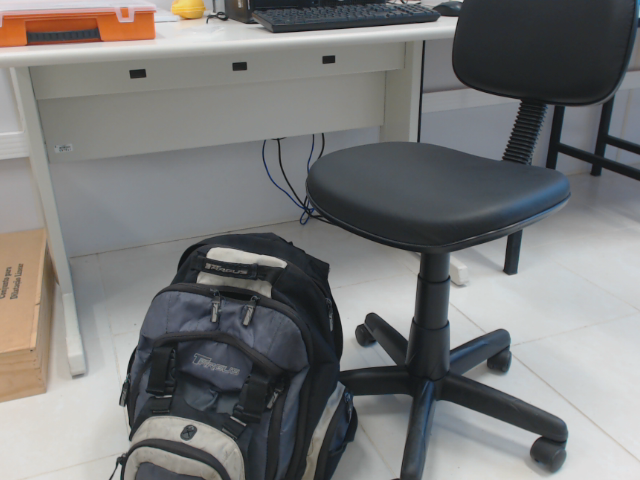
//> input picture matlab/stereo-depth-estimation/left_00000.png, 640 x 480 px
$ ./main   (built with g++ and OpenCV 4)
//> lines starting //> are read from the running program, lines starting //| are printed output that depends on the picture
#include <iostream>
#include <vector>
#include <fstream>
#include <string>
#include "opencv2/opencv.hpp"

using namespace std;
using namespace cv;

/* Ouput Matrices */
Mat cameraMatrix[2], distCoeffs[2];
Mat R, T, E, F;

Mat R1, R2, P1, P2, Q;
Rect validRoi[2];


void StereoCalib(const vector<Mat>& imagelist, Size boardSize, float squareSize,
                 bool displayCorners, bool useCalibrated, bool showRectified);

vector<Mat*> LoadImages(string RightFileList, string LeftFileList);
void stereoMatch(Mat ImageLeft, Mat ImageRight );
bool loadCameraParameters();

int TextureThreshold = 0; //10;
int UniquenessRatio = 8; //16;
int numberOfDisparities = 80;
int BlockSize = 81;

int main(int argc, char **argv) {

    vector<Mat*>  Images;
    vector<Mat> ImageGray;

    Mat frameRight;
    Mat frameLeft;

    Size boardSize(9,6);


    if (!loadCameraParameters()){
        cerr << "Running Calibratation..." << endl;
        StereoCalib(ImageGray, boardSize, 1.0, false, false, false);

        Images = LoadImages("imageListRight.txt", "imageListLeft.txt");

        for (int i=0; i < Images.size(); i++){
            Mat imageGray;
            cvtColor(*Images[i], imageGray, COLOR_BGR2GRAY);
            ImageGray.push_back(imageGray);

            delete Images[i];
        }
    }


    cout << "Found Camera parameters, testing disparity..." << endl;


    frameRight = imread("left_00000.png");
//> frameRight is the input picture: 480 rows x 640 cols, CV_8UC3; mean B, G, R 120.6, 120.9, 120.5
    frameLeft = imread("right_00000.png");
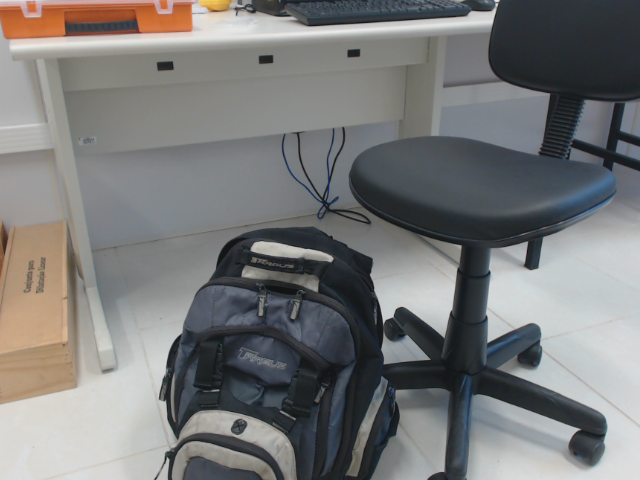
//> input picture matlab/stereo-depth-estimation/right_00000.png, 640 x 480 px
//> frameLeft is the input picture: 480 rows x 640 cols, CV_8UC3; mean B, G, R 121.2, 121.4, 121.1

    stereoMatch(frameLeft, frameRight);


    return 0;
}


// [347 lines left out: functions LoadImages, StereoCalib, not called in this run]

void stereoMatch(Mat leftImg, Mat rightImg ){

    enum { STEREO_BM=0, STEREO_SGBM=1, STEREO_HH=2, STEREO_VAR=3, STEREO_3WAY=4 };
    int alg = STEREO_SGBM;
    int SADWindowSize; //, numberOfDisparities;

    bool no_display = false;

    float scale = 1;


    Ptr<StereoBM> bm = StereoBM::create(16,9);
    Ptr<StereoSGBM> sgbm = StereoSGBM::create(0,16,3);


    Size imageSize = leftImg.size();
//> imageSize = Size(640, 480)

    stereoRectify(cameraMatrix[0], distCoeffs[0],
                cameraMatrix[1], distCoeffs[1],
                imageSize, R, T, R1, R2, P1, P2, Q,
                CALIB_ZERO_DISPARITY, 1, imageSize, &validRoi[0], &validRoi[1]);

// stereoRectify( M1, D1, M2, D2, img_size, R, T, R1, R2, P1, P2, Q, CALIB_ZERO_DISPARITY, -1, img_size, &roi1, &roi2 );

    Mat map11, map12, map21, map22;
    initUndistortRectifyMap(cameraMatrix[0], distCoeffs[0], R1, P1, imageSize, CV_16SC2, map11, map12);
    initUndistortRectifyMap(cameraMatrix[1], distCoeffs[1], R2, P2, imageSize, CV_16SC2, map21, map22);

    Mat img1r, img2r;
    remap(leftImg, img1r, map11, map12, INTER_LINEAR);
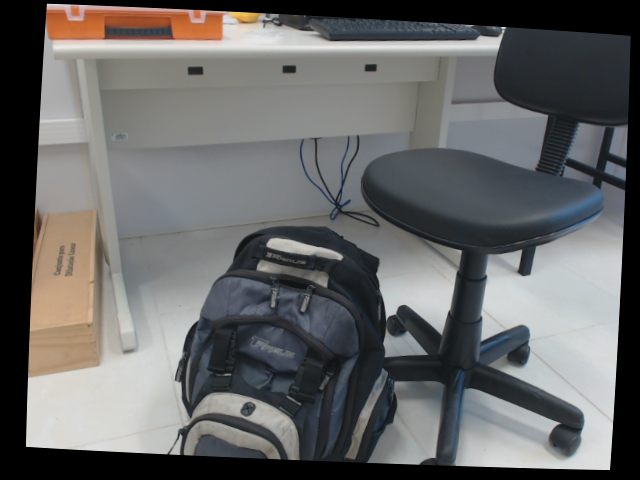
//> img1r: 480 rows x 640 cols, CV_8UC3; mean B, G, R 102.5, 102.8, 102.5
    remap(rightImg, img2r, map21, map22, INTER_LINEAR);
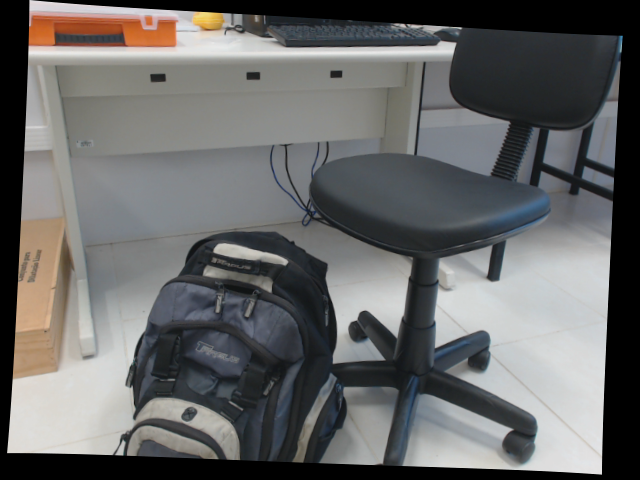
//> img2r: 480 rows x 640 cols, CV_8UC3; mean B, G, R 103.1, 103.4, 103.2

    leftImg = img1r;
    rightImg = img2r;

    Mat result_;
    Mat leftGray;
    Mat rightGray;

    cvtColor(leftImg, leftGray, COLOR_BGR2GRAY);
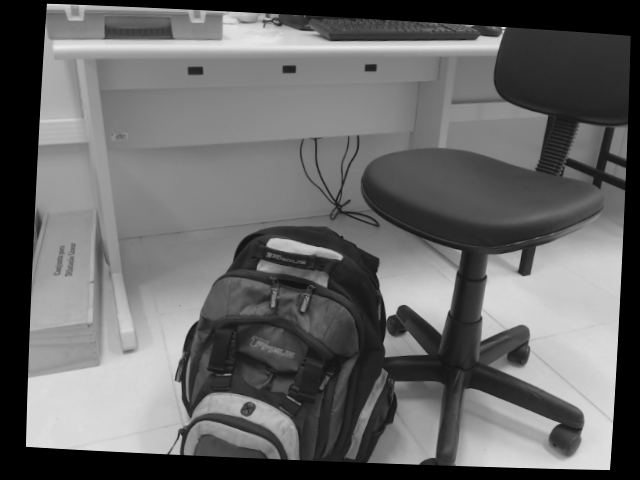
//> leftGray: 480 rows x 640 cols, CV_8UC1; min 0, max 234, mean 102.6
    cvtColor(rightImg, rightGray, COLOR_BGR2GRAY);
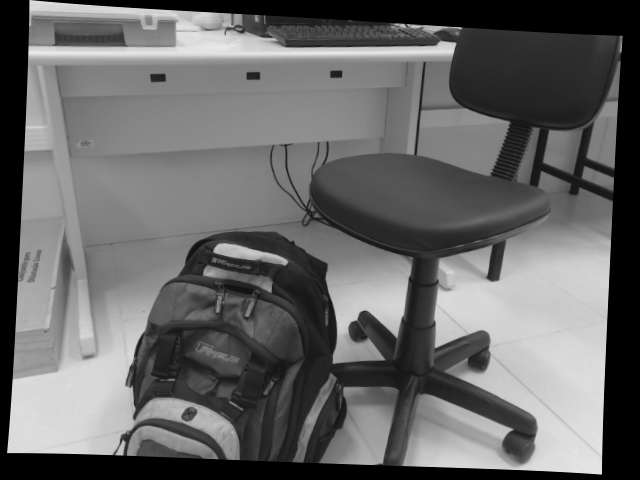
//> rightGray: 480 rows x 640 cols, CV_8UC1; min 0, max 234, mean 103.3

    bm->setROI1(validRoi[0]);
    bm->setROI2(validRoi[1]);

    bm->setPreFilterSize(15);
    bm->setPreFilterCap(20);
    bm->setBlockSize(11);
    bm->setMinDisparity(0);
    bm->setNumDisparities(80);
    bm->setTextureThreshold(0);
    bm->setUniquenessRatio(8);
    bm->setSpeckleWindowSize(0);
    bm->setSpeckleRange(0);


//     bm->setPreFilterCap(31);
//     bm->setBlockSize(BlockSize);
//     bm->setMinDisparity(0);
//     bm->setNumDisparities(numberOfDisparities);
//     bm->setTextureThreshold(TextureThreshold);
//     bm->setUniquenessRatio(UniquenessRatio);
//     bm->setSpeckleWindowSize(100);
//     bm->setSpeckleRange(32);
//     bm->setDisp12MaxDiff(1);

    BlockSize = 11;

    int sgbmWinSize = BlockSize;
    int cn = leftImg.channels();
//> cn = 3

    sgbm->setPreFilterCap(20);
    sgbm->setBlockSize(11);
    sgbm->setMinDisparity(-63);
    sgbm->setNumDisparities(80);
//     sgbm->setTextureThreshold(0);
    sgbm->setUniquenessRatio(8);
    sgbm->setSpeckleWindowSize(0);
    sgbm->setSpeckleRange(0);

//     sgbm->setPreFilterCap(63);
//     sgbm->setBlockSize(sgbmWinSize);
     sgbm->setP1(8*cn*sgbmWinSize*sgbmWinSize);
     sgbm->setP2(32*cn*sgbmWinSize*sgbmWinSize);
//     sgbm->setMinDisparity(0);
//     sgbm->setNumDisparities(numberOfDisparities);
//     sgbm->setUniquenessRatio(10);
//     sgbm->setSpeckleWindowSize(100);
//     sgbm->setSpeckleRange(32);
//     sgbm->setDisp12MaxDiff(1);

    if(alg==STEREO_HH)
        sgbm->setMode(StereoSGBM::MODE_HH);
    else if(alg==STEREO_SGBM)
        sgbm->setMode(StereoSGBM::MODE_SGBM);
    else if(alg==STEREO_3WAY)
        sgbm->setMode(StereoSGBM::MODE_SGBM_3WAY);

    Mat disp, disp8, result;

    cv::Mat imgDisparity32F = Mat( leftImg.rows, leftImg.cols, CV_32F );

    if( alg == STEREO_BM )
        bm->compute(leftGray, rightGray, imgDisparity32F);  //disp);

    else if( alg == STEREO_SGBM || alg == STEREO_HH || alg == STEREO_3WAY )
        sgbm->compute(leftImg, rightImg, disp ); //disp);
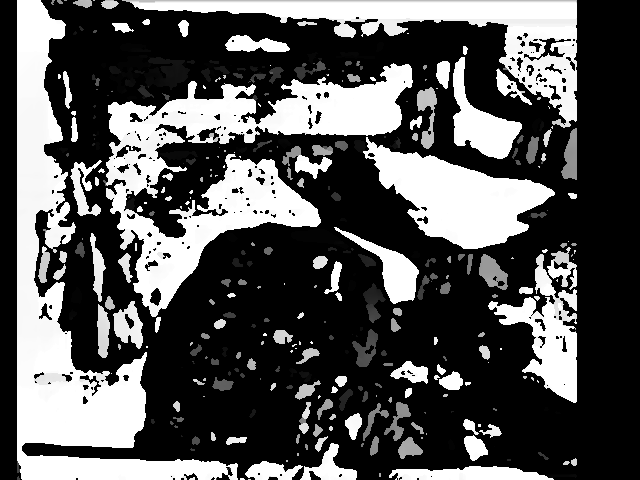
//> disp: 480 rows x 640 cols, CV_16SC1; min -1024, max 256, mean -592.7; drawn with min black and max white

    if( alg != STEREO_VAR )
        disp.convertTo(disp8, CV_8U, 255/(numberOfDisparities*16.));
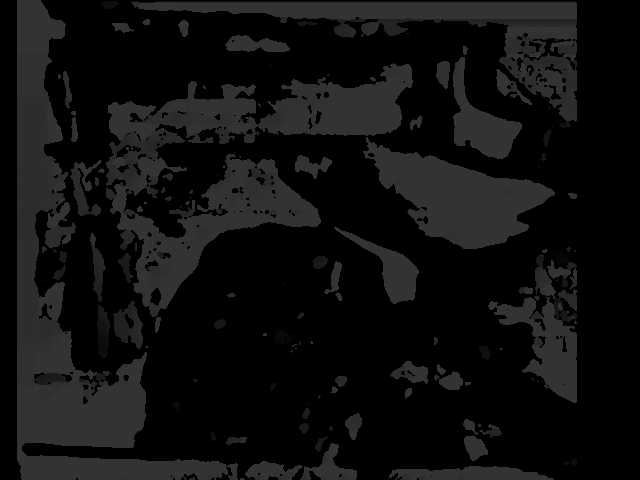
//> disp8: 480 rows x 640 cols, CV_8UC1; min 0, max 51, mean 15.4
    else
        disp.convertTo(disp8, CV_8U);

    disp.convertTo( imgDisparity32F, CV_32F, 1./16);
    cv::Mat XYZ(imgDisparity32F.size(),CV_32FC3);

    reprojectImageTo3D(imgDisparity32F, XYZ, Q, false, CV_32F);
//> XYZ: 480 rows x 640 cols, CV_32FC3; 0.01% of the values are NaN or infinite; the others: min -41620.3, max 41620.3, mean 8.51

    imshow("frame", imgDisparity32F);

    waitKey(0);


}

bool loadCameraParameters()
{
    FileStorage fs;

    fs.open("./extrinsics.yml", FileStorage::READ);

    if(fs.isOpened()) {
        fs["R"] >> R;
        fs["T"] >> T;
        fs["R1"] >> R1;
        fs["R2"] >> R2;
        fs["P1"] >> P1;
        fs["P2"] >> P2;
        fs["Q"] >> Q;
        fs.release();
    }
    else
        cerr << "Error: can not open the extrinsic parameters: ./extrinsics.yml\n";

    fs.open("intrinsics.yml", FileStorage::READ);

    if(fs.isOpened()) {
        fs["M1"] >> cameraMatrix[0];
        fs["D1"] >> distCoeffs[0];
        fs["M2"] >> cameraMatrix[1];
        fs["D2"] >> distCoeffs[1];
        fs.release();
    }
    else
        cerr << "Error: can not open the extrinsic parameters: ./intrinsics.yml\n";

    if (R.empty() || T.empty() || R1.empty()
        || R2.empty() || P1.empty() || P2.empty()
        || Q.empty())
        return false;

    if (cameraMatrix[0].empty() || distCoeffs[0].empty()
        || cameraMatrix[1].empty() || distCoeffs[1].empty())
        return false;

    return true;
}
